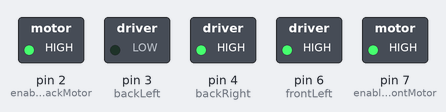
A sketch run on a simulated Arduino Uno, built with avr-gcc and run on an emulated ATmega328P. Parts: switched loads named in the sketch (green lamp = pin HIGH). Pins used as bus, display or sensor lines are not drawn.

Above: at 0.1 s.
At 2.1 s:
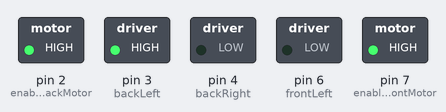
At 4.1 s:
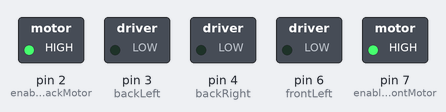
Timing chart, 0 to 5.6 s (numbered marks = the images above):
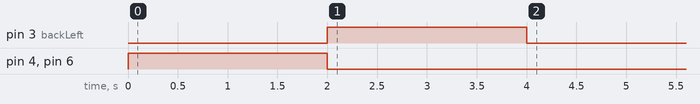

The sketch:

OneMotorExample.ino
```cpp
//L293D
//enable
const int enableFrontMotor = 7;
const int enableBackMotor = 2;

//Motor A
const int frontLeft  = 6;  // Pin 14 of L293
const int frontRight  = 5;  // Pin 10 of L293
//Motor B
const int backRight  = 4; // Pin  7 of L293
const int backLeft  = 3;  // Pin  2 of L293

//This will run only one time.
void setup(){

    //Set pins as outputs
    pinMode(enableFrontMotor, OUTPUT);
    pinMode(enableBackMotor, OUTPUT);
    pinMode(frontLeft, OUTPUT);
    pinMode(frontRight, OUTPUT);
    pinMode(backRight, OUTPUT);
    pinMode(backLeft, OUTPUT);

    //enable
    analogWrite(enableFrontMotor, 200);
    analogWrite(enableBackMotor, 200);

    //Motor Control - Motor A: frontLeft,frontRight & Motor B: backRight,backLeft

    /*
    //This code  will turn Motor A clockwise for 2 sec.
    digitalWrite(frontLeft, HIGH);
    digitalWrite(frontRight, LOW);
    digitalWrite(backRight, LOW);
    digitalWrite(backLeft, LOW);
    delay(2000);
    //This code will turn Motor A counter-clockwise for 2 sec.
    digitalWrite(frontLeft, LOW);
    digitalWrite(frontRight, HIGH);
    digitalWrite(backRight, LOW);
    digitalWrite(backLeft, LOW);
    delay(2000);

    //This code will turn Motor B clockwise for 2 sec.
    digitalWrite(frontLeft, LOW);
    digitalWrite(frontRight, LOW);
    digitalWrite(backRight, HIGH);
    digitalWrite(backLeft, LOW);
    delay(2000);
    //This code will turn Motor B counter-clockwise for 2 sec.
    digitalWrite(frontLeft, LOW);
    digitalWrite(frontRight, LOW);
    digitalWrite(backRight, LOW);
    digitalWrite(backLeft, HIGH);
    delay(2000);
    */

    // Clockwise movement
    digitalWrite(frontLeft, HIGH);
    digitalWrite(frontRight, LOW);
    digitalWrite(backRight, HIGH);
    digitalWrite(backLeft, LOW);
    delay(2000);

    // Counter-clockwise movement
    digitalWrite(frontLeft, LOW);
    digitalWrite(frontRight, HIGH);
    digitalWrite(backRight, LOW);
    digitalWrite(backLeft, HIGH);
    delay(2000);

    //And this code will stop motors
    digitalWrite(frontLeft, LOW);
    digitalWrite(frontRight, LOW);
    digitalWrite(backRight, LOW);
    digitalWrite(backLeft, LOW);
}

void loop(){


}
```
